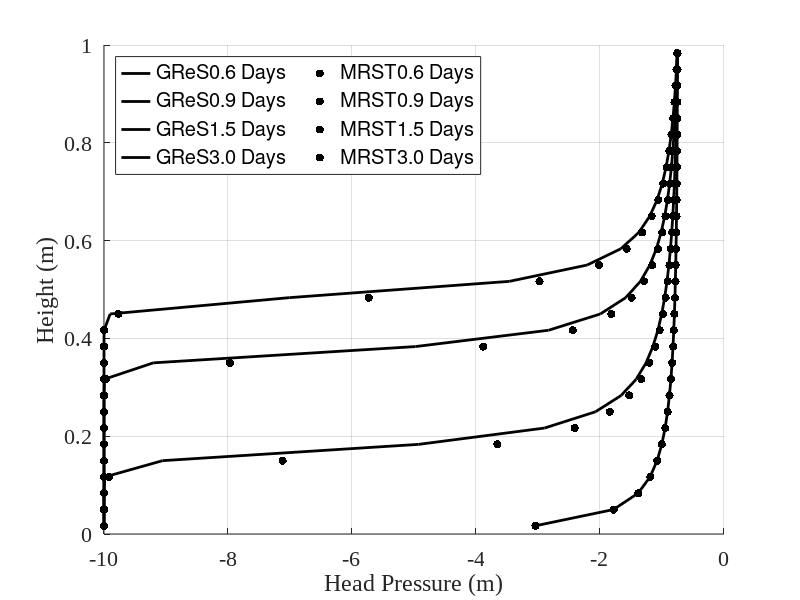

This chart was generated by the following MATLAB code:
% This file compares the analysis carried out in GReS using the analytical
% solution against that of MRST.
% The simulations are stored in .mat files and, if necessary, the analyses
% carried out by GReS can be updated by running the Main* files again.

% Note:
% - For comparison, the same conditions must be guaranteed in both
% GReS and MRST. That's why it's important to compare the same mesh
% refinement scheme and the same control for the non-linear solver.
% close all;
clear;
clc;

% Folder to store the figures.
figures_dir = 'Figs/';

% Flags for control what type of figure do you want.
PresFigs = true;
SatuFigs = false;
TimeConv = true;
MeshConv = false;
exportFigs = false;

%% CONVERGENCY IN TIME
if TimeConv
  load("Inputs/Solution/MRST_30.mat")
  load("Inputs/Solution/GReS_30.mat")

  tind = 1:length(MRST_time);
  t = MRST_time(tind)/86400;
  tMRST = strcat("MRST ",num2str(t',"%.1f")," Days");

  tind = 1:length(GReS_time);
  t = GReS_time(tind)/86400;
  tGReS = strcat("GReS ",num2str(t',"%.1f")," Days");

  tstr = strcat([tGReS; tMRST]);

  if PresFigs
    %Plotting pressure
    figure('Position', [100, 100, 700, 700])
    hold on
    plot(GReS_pres,GReS_elev,'k-', 'LineWidth', 2, 'MarkerSize', 14);
    plot(MRST_pres,MRST_elev,'k.', 'LineWidth', 2, 'MarkerSize', 18);
    xlabel('Head Pressure (m)')
    ylabel('Height (m)')
    legend(tstr, 'Location', 'northwest', 'NumColumns', 2)
    set(gca,'FontName', 'Liberation Serif', 'FontSize', 16, 'XGrid', 'on', 'YGrid', 'on')
    % export figure with quality
    if exportFigs
      stmp = strcat(figures_dir,'GReSxMRST_head_pressure','.png');
      exportgraphics(gcf,stmp,'Resolution',400)
    end
  end

  if SatuFigs
    %Plotting saturation
    figure('Position', [100, 100, 700, 700])
    hold on
    plot(GReS_satu,GReS_elev,'k-', 'LineWidth', 2, 'MarkerSize', 14);
    plot(MRST_satu,MRST_elev,'k.', 'LineWidth', 2, 'MarkerSize', 18);
    xlabel('Saturation')
    ylabel('Height (m)')
    legend(tstr, 'Location', 'northwest', 'NumColumns', 2)
    set(gca,'FontName', 'Liberation Serif', 'FontSize', 16, 'XGrid', 'on', 'YGrid', 'on')
    % export figure with quality
    if exportFigs
      stmp = strcat(figures_dir,'GReSxMRST_saturation','.png');
      exportgraphics(gcf,stmp,'Resolution',400)
    end
  end
end

%% MESH CONVERGENCY
if MeshConv
  load("Inputs/Solution/GReS_Mesh_Conv.mat")
  load("Inputs/Solution/MRST_Mesh_Conv.mat")

  tMRST = strcat("MRST ",num2str(GReS_mesh',"%i")," Cells");
  tGReS = strcat("GReS ",num2str(GReS_mesh',"%i")," Cells");
  tstr = strcat([tGReS; tMRST]);

  if PresFigs
    %Plotting pressure
    figure('Position', [100, 100, 700, 700])
    hold on
    for i=1:length(GReS_result)
      plot(-GReS_result(i).pressure/GReS_weight,GReS_result(i).height,'k-', 'LineWidth', 2, 'MarkerSize', 14);
    end
    for i=1:length(MRST_result)
      plot(-MRST_result(i).pressure,MRST_result(i).height,'k.', 'LineWidth', 2, 'MarkerSize', 14);
    end
    xlabel('Head Pressure (m)')
    ylabel('Height (m)')
    legend(tstr, 'NumColumns', 2)
    set(gca,'FontName', 'Liberation Serif', 'FontSize', 16, 'XGrid', 'on', 'YGrid', 'on')
    % export figure with quality
    if exportFigs
      stmp = strcat(figures_dir,'GReSxMRST_mesh_pressure','.png');
      exportgraphics(gcf,stmp,'Resolution',400)
    end
  end

  if SatuFigs
    %Plotting saturation
    figure('Position', [100, 100, 700, 700])
    hold on
    for i=1:length(GReS_result)
      plot(GReS_result(i).saturation,GReS_result(i).height,'k-', 'LineWidth', 2, 'MarkerSize', 14);
    end
    for i=1:length(MRST_result)
      plot(MRST_result(i).saturation,MRST_result(i).height,'k.', 'LineWidth', 2, 'MarkerSize', 14);
    end
    xlabel('Saturation')
    ylabel('Height (m)')
    legend(tstr, 'Location', 'northwest', 'NumColumns', 2)
    set(gca,'FontName', 'Liberation Serif', 'FontSize', 16, 'XGrid', 'on', 'YGrid', 'on')
    % export figure with quality
    if exportFigs
      stmp = strcat(figures_dir, 'GReSxMRST_mesh_saturation', '.png');
      exportgraphics(gcf,stmp,'Resolution',400)
    end
  end
end